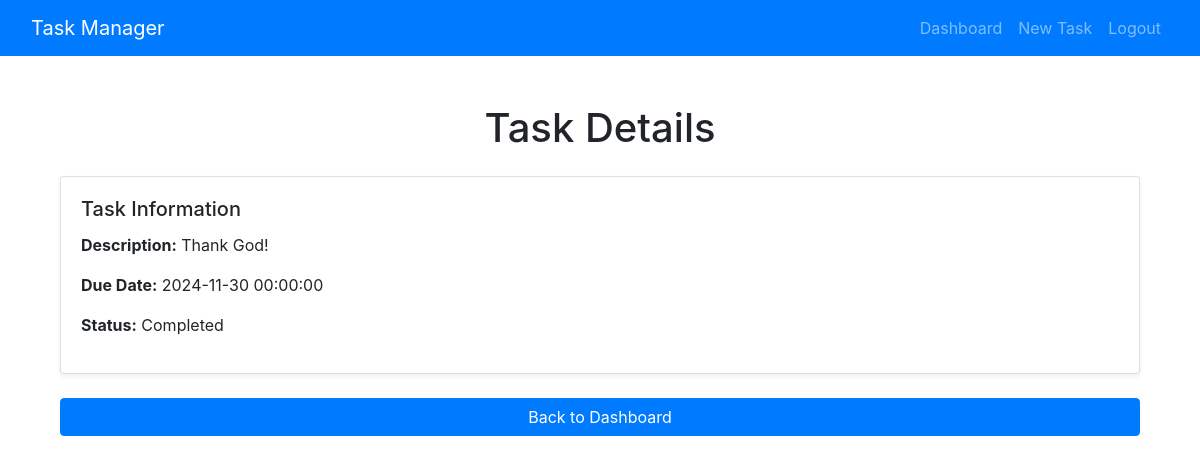
Page /view_task/3 (signed in) on the committed database.
### models.py (models this page shows)
class Task(db.Model):
    id = db.Column(db.Integer, primary_key=True)
    description = db.Column(db.String(255), nullable=False)
    due_date = db.Column(db.DateTime, nullable=True)
    priority = db.Column(db.String(20), nullable=False)
    completed = db.Column(db.Boolean, default=False)
    user_id = db.Column(db.Integer, db.ForeignKey('user.id'), nullable=False)
    status = db.Column(db.String(20), default='Draft')

### routes.py (the view)
@main_routes.route('/view_task/<int:task_id>')
@login_required
def view_task(task_id):
    task = Task.query.get_or_404(task_id)
    if task.user_id != current_user.id:
        flash('You do not have permission to view this task.', 'danger')
        return redirect(url_for('main_routes.dashboard'))
    return render_template('view_task.html', task=task)

### app.py (called while the page is built)
def create_app():
    app = Flask(__name__)
    app.config['SECRET_KEY'] = 'your_secret_key'
    app.config['SQLALCHEMY_DATABASE_URI'] = 'sqlite:///tasks.db'
    db.init_app(app)
    bcrypt.init_app(app)
    login_manager.init_app(app)
    Migrate(app, db)
    app.register_blueprint(main_routes)
    login_manager.login_view = 'main_routes.login'
    @login_manager.user_loader
    def load_user(user_id):
        return User.query.get(int(user_id))
    return app

### templates/view_task.html
{% extends "base.html" %}
{% block content %}
<div class="container mt-5">
    <h1 class="text-center mb-4">Task Details</h1>
    <div class="card shadow-sm">
        <div class="card-body">
            <h5 class="card-title">Task Information</h5>
            <p><strong>Description:</strong> {{ task.description }}</p>
            <p><strong>Due Date:</strong> {{ task.due_date }}</p>
            <p><strong>Status:</strong> {{ 'Completed' if task.completed else 'Pending' }}</p>
        </div>
    </div>
    <div class="text-center mt-4">
        <a href="{{ url_for('main_routes.dashboard') }}" class="btn btn-primary w-100">Back to Dashboard</a>
    </div>
</div>
{% endblock %}

### static/styles.css (style rules this page uses)
.btn-primary { background-color: #007bff; color: white; }

### rows in the picture
Task: description "Thank God!", due_date "2024-11-30 00:00:00", completed "Completed"
